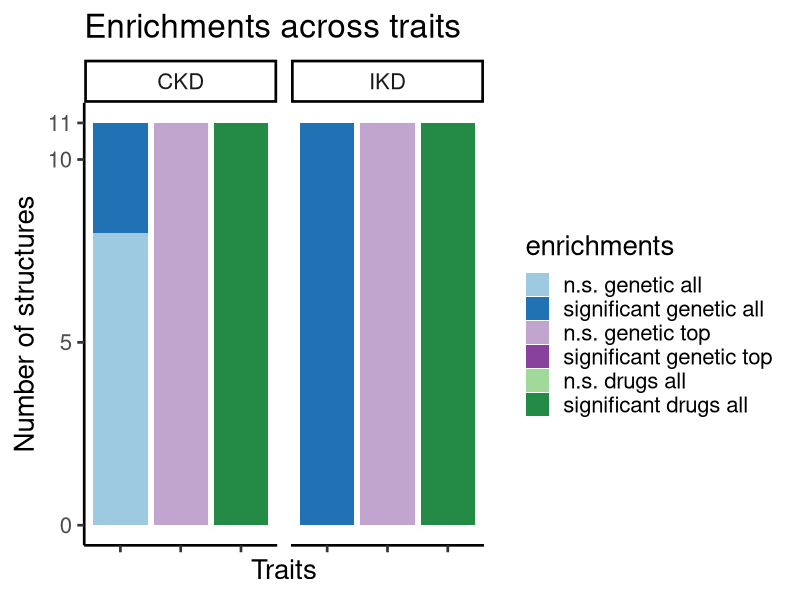

Here is the R script that generated this plot:
## ---- chunk 1
library(ggplot2)
## ---- chunk 2
mydata <- read.csv("Enrichments_barplot_human_JCI.csv", sep = ";")
## ---- chunk 3
enrichments <- mydata$Enrichment
trait <- mydata$Trait
number_of_structures <- as.numeric(mydata$Structures)
geneset <- mydata$Gene.set
factor_lvl <- 1:length(mydata[,1])
## ---- chunk 4
enrichments <- factor(enrichments, levels = rev(unique(enrichments)))
geneset <- factor(geneset, levels = unique(geneset))
trait <- factor(trait, levels = unique(trait))

## ---- chunk 5
# creating data frame 
enriched_proportions <- data.frame(number_of_structures,trait,enrichments,geneset,factor_lvl)

## ---- chunk 6
p1 <-   ggplot(enriched_proportions, aes(x=geneset, y=number_of_structures, fill = enrichments)) +
    geom_bar(stat="identity", position = "stack") +
    scale_y_continuous(breaks = c(0,5,10,11)) + #,limits = c(0,20)) +
    #geom_text(size = 6, position = position_stack(vjust = 0.75),aes(label = number_of_structures)) +
    facet_wrap(~ trait, ncol = 12) +
    labs(title="Enrichments across traits") +
    xlab("Traits") +
    ylab("Number of structures") +
    theme_classic(base_size = 20) +
    theme(axis.text.x=element_blank()) +
    scale_fill_manual(values=c("#238B45", "#A1D99B","#88419D","#C2A5CF","#2171B5","#9ECAE1")) +
    #coord_flip() +
    guides(fill = guide_legend(reverse = T))

p1
## ---- chunk 7
sessionInfo()
